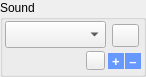
     <widget class="QGroupBox" name="eSoundBox">
      <property name="geometry">
       <rect>
        <x>8</x>
        <y>575</y>
        <width>146</width>
        <height>77</height>
       </rect>
      </property>
      <property name="styleSheet">
       <string notr="true">QToolButton {
    background: auto;
}</string>
      </property>
      <property name="title">
       <string>Sound</string>
      </property>
      <widget class="QComboBox" name="eRecordings">
       <property name="geometry">
        <rect>
         <x>5</x>
         <y>21</y>
         <width>101</width>
         <height>27</height>
        </rect>
       </property>
       <property name="font">
        <font>
         <pointsize>10</pointsize>
        </font>
       </property>
       <property name="toolTip">
        <string>recordings</string>
       </property>
      </widget>
      <widget class="QToolButton" name="ePlaySoundBtn">
       <property name="geometry">
        <rect>
         <x>112</x>
         <y>24</y>
         <width>27</width>
         <height>23</height>
        </rect>
       </property>
       <property name="toolTip">
        <string>play recording</string>
       </property>
       <property name="text">
        <string/>
       </property>
      </widget>
      <widget class="QLabel" name="eSoundFileMeta">
       <property name="geometry">
        <rect>
         <x>8</x>
         <y>52</y>
         <width>71</width>
         <height>21</height>
        </rect>
       </property>
       <property name="font">
        <font>
         <pointsize>9</pointsize>
        </font>
       </property>
       <property name="toolTip">
        <string>speaker info for recording</string>
       </property>
       <property name="styleSheet">
        <string notr="true"/>
       </property>
      </widget>
      <widget class="QToolButton" name="eSoundMetaBtn">
       <property name="geometry">
        <rect>
         <x>86</x>
         <y>51</y>
         <width>19</width>
         <height>19</height>
        </rect>
       </property>
       <property name="toolTip">
        <string>metadata</string>
       </property>
      </widget>
      <widget class="QToolButton" name="eAddEgBtn">
       <property name="geometry">
        <rect>
         <x>108</x>
         <y>53</y>
         <width>16</width>
         <height>16</height>
        </rect>
       </property>
       <property name="font">
        <font>
         <pointsize>10</pointsize>
         <weight>75</weight>
         <bold>true</bold>
        </font>
       </property>
       <property name="toolTip">
        <string>add media file</string>
       </property>
       <property name="autoFillBackground">
        <bool>false</bool>
       </property>
       <property name="styleSheet">
        <string notr="true">QToolButton {
	background: #6698FF;
	color: white;
	border: 1px solid #6698FF;
}

QToolButton:pressed {
	border: 2px outset #1E90FF;
}</string>
       </property>
       <property name="text">
        <string>+</string>
       </property>
       <property name="toolButtonStyle">
        <enum>Qt::ToolButtonTextOnly</enum>
       </property>
       <property name="autoRaise">
        <bool>true</bool>
       </property>
      </widget>
      <widget class="QToolButton" name="eDelEgBtn">
       <property name="geometry">
        <rect>
         <x>125</x>
         <y>53</y>
         <width>16</width>
         <height>16</height>
        </rect>
       </property>
       <property name="font">
        <font>
         <pointsize>10</pointsize>
         <weight>75</weight>
         <bold>true</bold>
        </font>
       </property>
       <property name="toolTip">
        <string>delete media file</string>
       </property>
       <property name="styleSheet">
        <string notr="true">QToolButton {
	background: #6698FF;
	color: white;
	border: 1px solid #6698FF;
}

QToolButton:pressed {
	border: 2px outset #1E90FF;
}</string>
       </property>
       <property name="text">
        <string>–</string>
       </property>
       <property name="toolButtonStyle">
        <enum>Qt::ToolButtonTextOnly</enum>
       </property>
       <property name="autoRaise">
        <bool>true</bool>
       </property>
      </widget>
     </widget>
